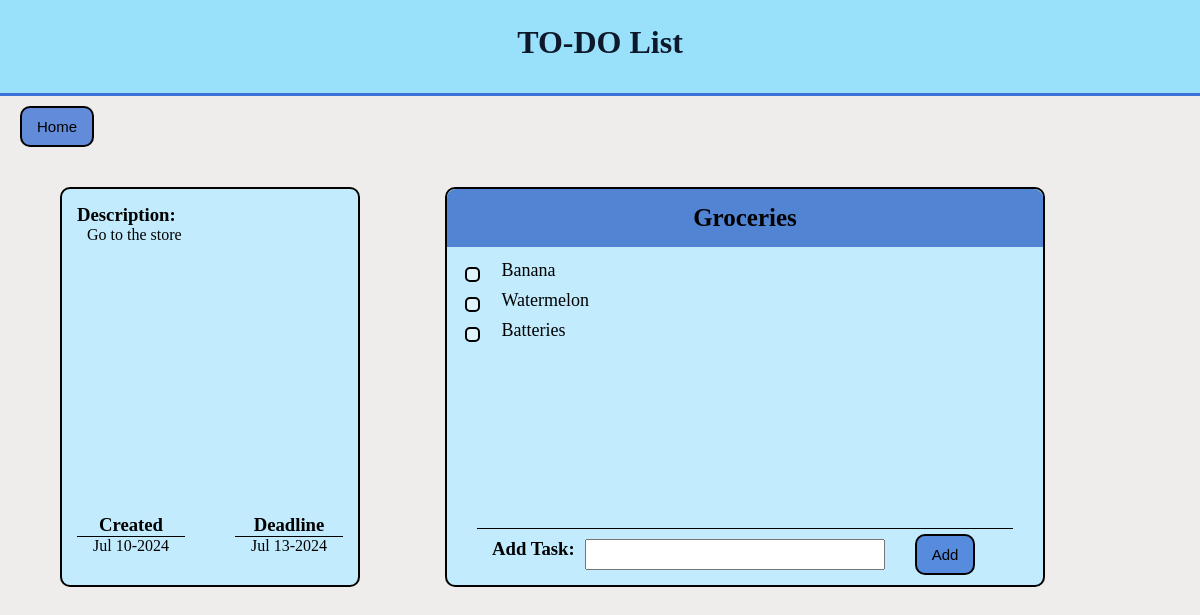
Page /topic/1 on the earlier database version.
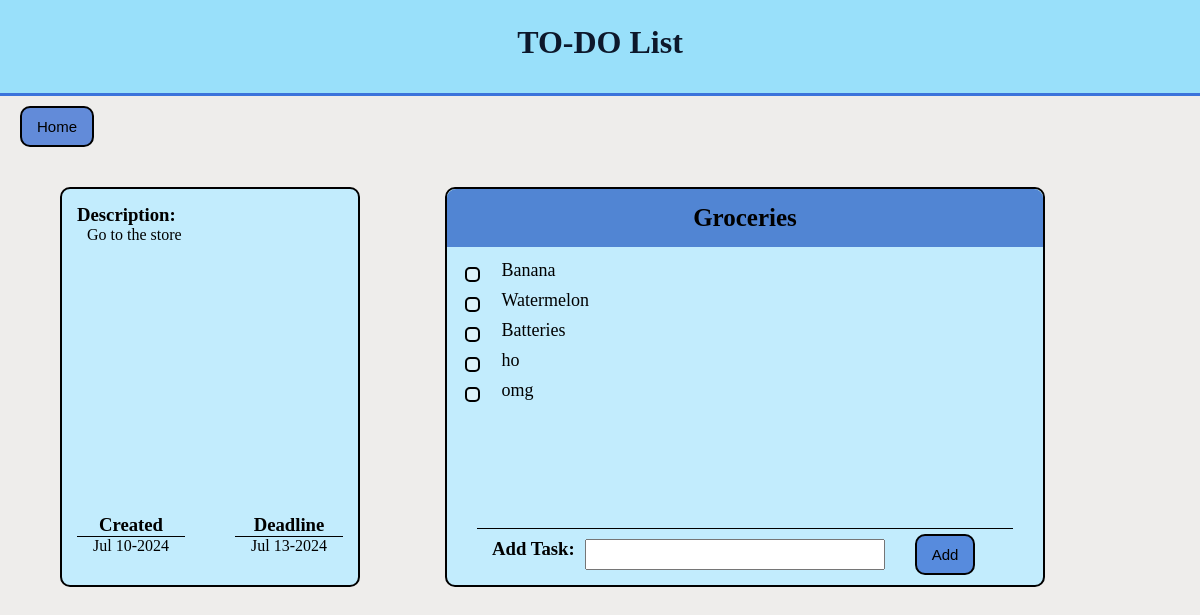
Same page on the later database version.
### base/models.py (models this page shows, shortened)
class Task(models.Model):
    user = models.ForeignKey(User, on_delete=models.CASCADE)
    title = models.CharField(max_length=100)
    topic = models.ForeignKey(Topic,on_delete=models.CASCADE)
    created = models.DateTimeField(auto_now_add=True)
    completed = models.BooleanField(default=False)
    class Meta:
        ordering = ['completed']

### base/views.py (the view, shortened to what this page needs)
# urls.py: path('topic/<str:topicId>', views.taskListPage, name = 'topic'),
def taskListPage(request, topicId):
    topic = Topic.objects.get(id = topicId)
    tasks = Task.objects.filter(topic = topic)
    context = {'topic':topic,'tasks':tasks}
    return render(request, 'base/topic-page.html', context)

### base/templates/base/topic-page.html (shortened to what this page needs)
{% extends 'main.html' %}
{% load static %}
{% block content %}
<div class="topic-page">
    <div class="home-btn-div">
        <button class="home-btn btn" onclick="window.location.href=`{% url 'home' %}`">
            Home
        </button>
    </div>
    <div class="task-box">
        <div class="topic-desc-box">
            <div class="desc-div">
                <h3 class="desc-heading" >Description:</h3>
                <p>{{topic.description}}</p>
            </div>
            <div class="date-div">
                <div class="created-div" >
                    <h3 class="heading" style="border-bottom: 1px solid black;">Created</h3>
                    {{topic.created|date:"M d-Y"}}
                </div>
                <div class="deadline-div">
                    <h3 class="heading" style="border-bottom: 1px solid black;">Deadline</h3>
                    {{topic.deadline|date:"M d-Y"}}
                </div>
            </div>
        </div>
        <div class="task-list-box">
            <div class="task-heading">
                {{topic.title}}
            </div>
            <div class="task-list">
            {% for task in tasks %}
                <div class="task-list-item" onmouseenter="hoverShow(this)" onmouseleave="resetShow(this)">
                    <div style="display: flex;">
                        <div class="tickbox-div">
                            <div class="tickbox {% if task.completed %}ticked{% endif %}" onclick="redirect('/task-completed/{{task.id}}')"></div>
                        </div>
                        <div class="task {% if task.completed %}strike{% endif %}">&#160{{task.title}}&#160</div>
                    </div>
                </div>
            {% endfor %}
            </div>
            <div class="new-task">
                <form class="new-task-form" method="POST">
                    <h3>Add Task:</h3>
                    <input name="title" type="text" class="input_field">
                    <input type="submit" class="home-btn btn" value="Add">
                </form>
            </div>
        </div>
    </div>
</div>
{% endblock %}

Differences in the rows shown:
added Task: completed False (drawn), title "ho"
added Task: completed False (drawn), title "omg"
